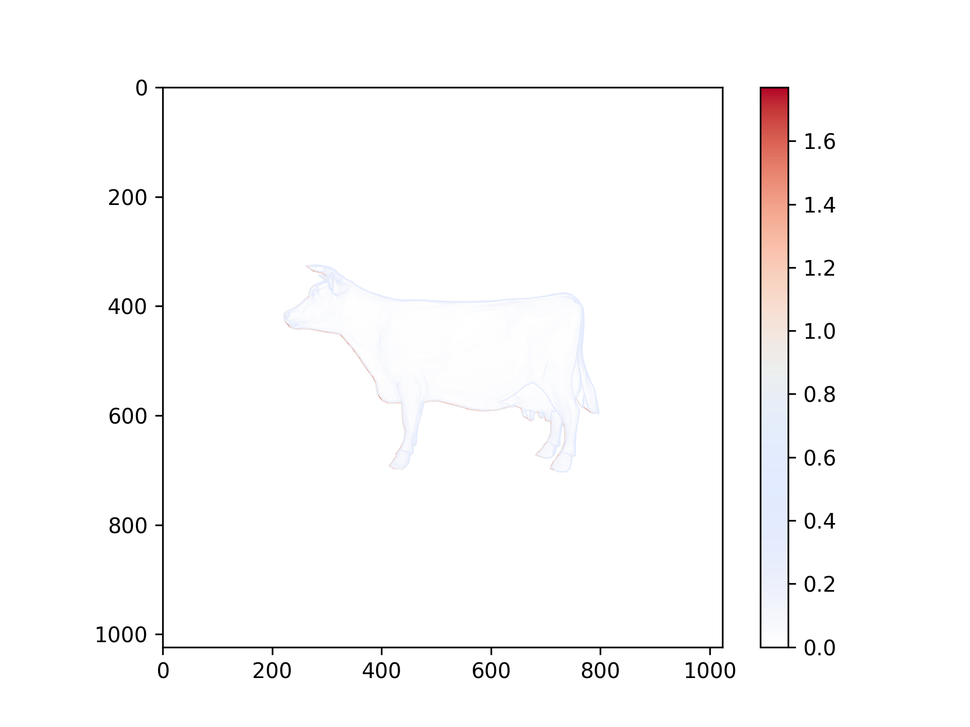
#> input picture data/normal_mag.png, 970 x 727 px, shrunk from 1920 x 1440 before the run
$ python -i edgeSlop.py   (imports and definitions only)
#> lines starting #> are read from the running program, lines starting #| are printed output that depends on the picture; after the words box and inside, x2 and y2 are one past the last pixel; in counts of white or black regions, pixels touching at a corner belong together
#> further down, picture is the input picture: shape (727, 970, 3); mean B, G, R 250.3, 250.2, 250.8
import cv2
import numpy as np
from scipy.spatial import KDTree


def create_contour_line_segments(image):
    # 找到边缘A
    _, binary = cv2.threshold(image, 128, 255, cv2.THRESH_BINARY)
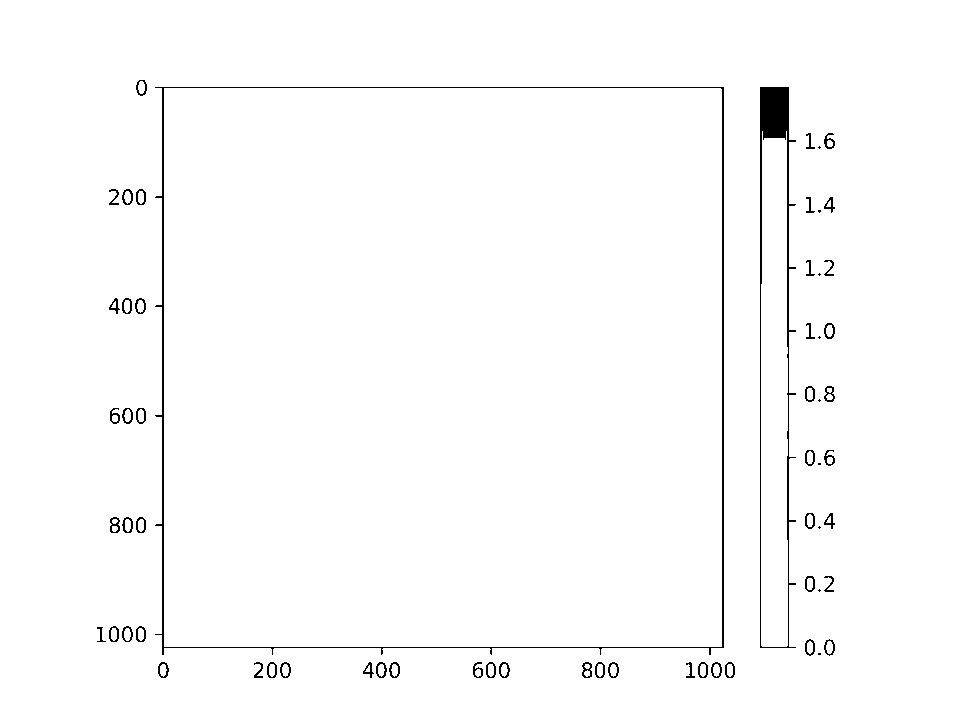
#> binary: shape (727, 970); 98.6% white; black in thin lines or dots, all inside (x1, y1, x2, y2) = (97, 80, 835, 678)
    contours_A, _ = cv2.findContours(binary, cv2.RETR_EXTERNAL, cv2.CHAIN_APPROX_NONE)
#> contours_A = 1 contour; box (x1, y1, x2, y2) and area: (0, 0, 970, 727) 703494

    # 创建一个空的线段列表
    line_segments = []

    # 创建一个空的点列表
    contour_points = []

    # 遍历边缘A，构建线段
    for contour in contours_A:
        for i in range(len(contour) - 1):
            line_segments.append((tuple(contour[i][0]), tuple(contour[i + 1][0])))
            contour_points.append(contour[i][0])
#> this loop made 1 pass
#> after the loop, contour_points = 3389 pairs, first value 0 to 969, second value 0 to 726; line_segments = 3389 items

    # 将点列表转换为数组
    contour_points = np.array(contour_points, dtype=np.float32)
    print(type(contour_points))
#| <class 'numpy.ndarray'>

    return line_segments, KDTree(contour_points)


def calculate_nearest_line_vectors(image):
    # 转换为灰度图像
    gray = cv2.cvtColor(image, cv2.COLOR_BGR2GRAY)

    # 创建一个空的RGB图像来保存向量
    vector_image = np.zeros((*gray.shape, 3), dtype=np.uint8)

    # 从灰度图像创建边缘A的线段
    line_segments, tree = create_contour_line_segments(gray)
#> line_segments = 3389 items

    # 创建一个副本并删除边缘A
    gray_without_edges_A = np.copy(gray)
    for point in tree.data:
        gray_without_edges_A[point[0], point[1]] = 0
#> this loop made 1 pass
#> point on pass 1: [0, 0]

    # 在删除边缘A后找到边缘B
    _, binary = cv2.threshold(gray_without_edges_A, 128, 255, cv2.THRESH_BINARY)
    contours_B, _ = cv2.findContours(binary, cv2.RETR_EXTERNAL, cv2.CHAIN_APPROX_NONE)

    # 对于边缘B上的每一个像素点
    for contour in contours_B:
        for point_B in contour:
            point_B = tuple(point_B[0])
            _, index = tree.query(point_B)
            point_A = tree.data[index]

            # 找到边缘A上与point_A相连的线段
            adjacent_segments = [segment for segment in line_segments if point_A in segment]

            min_vector = None
            min_length = float('inf')

            # 对于每个相邻线段计算垂线向量
            for segment in adjacent_segments:
                point_A1, point_A2 = segment
                vector_AB = np.array(point_B) - np.array(point_A)
                vector_A1A2 = np.array(point_A2) - np.array(point_A1)
                vector = vector_AB - vector_A1A2 * (vector_AB.dot(vector_A1A2) / np.linalg.norm(vector_A1A2) ** 2)

                # 计算向量长度
                length = np.linalg.norm(vector)

                # 更新最短向量
                if length < min_length:
                    min_length = length
                    min_vector = vector

            # 归一化最短向量
            min_vector = min_vector / min_length

            # 保存到vector_image
            vector_image[point_B[0], point_B[1], :2] = (min_vector * 127 + 128).astype(np.uint8)

    # 返回vector_image
    return vector_image

>>> import cv2
>>> picture = cv2.imread('normal_mag.png')
#> (the run stopped early here; a loop or call above may not have finished)
